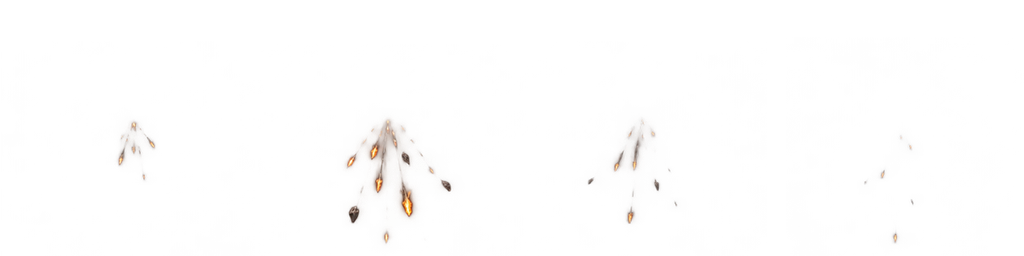
#> input picture godot/zasoby/3d/efekty/blok_iskry.png, 1024 x 256 px, given in place of e400f946b0ac1228df014b642838f615a1553b7b82bce44520078ba.webp, which was not available
$ python efekty_swiat.py ../../godot/zasoby/3d/efekty/blok_iskry.png ../../godot/zasoby/3d/efekty/ciecie.png
#> lines starting #> are read from the running program, lines starting #| are printed output that depends on the picture
# Efekty walki z arkuszy NightBrand (GRAFIKI_SWIAT/efekty) -> paski klatek PNG dla Godota.
# Arkusze 2560x2880 to siatka 8x9 komórek po 320 px; arkusz krwi 1774x887 to 4x2.
import sys, os
from PIL import Image
SRC, WYJ = sys.argv[1], sys.argv[2]
A7 = 'f86141e6be400f946b0ac1228df014b642838f615a1553b7b82bce44520078ba.webp'  # cięcia
A6 = 'b3ff692e2e82fbcef6a4532e54adea9eda780565db1a2ae91590ab212a55a0cc.webp'  # rozbłyski, iskry
A4 = 'ec46e83d933a2db80e3e82c795ba3a9ec7e50910bbdd085df486bc0be2b26d3e.png'   # krew
# nazwa -> (arkusz, kolumny, wiersze, wiersz, kolumny klatek)
PASKI = {
    'ciecie':      (A7, 8, 9, 4, [0, 1, 2, 3]),   # białe cięcie
    'ciecie_zar':  (A7, 8, 9, 5, [0, 1, 2, 3]),   # ogniste cięcie (ciężki cios, Piętno)
    'ciecie_krew': (A7, 8, 9, 6, [4, 5, 6, 7]),   # krwawe cięcie (trafienie)
    'parowanie':   (A6, 8, 9, 7, [2, 3, 4, 5]),   # gwiazda i pierścień iskier
    'riposta':     (A6, 8, 9, 6, [6, 7, 7, 7]),   # wybuch iskier
    'krew_bryzg':  (A4, 4, 2, 1, [0, 1, 2, 3]),   # bryzgi (warianty, nie animacja)
    'krew_kaluza': (A4, 4, 2, 0, [0, 1, 2, 3]),   # kałuże (warianty)
}
K = 256
os.makedirs(WYJ, exist_ok=True)
for nazwa, (ark, kol, wie, w, kl) in PASKI.items():
    im = Image.open(os.path.join(SRC, ark)).convert('RGBA')
#> im is the input picture: PIL image 1024x256 RGBA; mean R, G, B, A 4.3, 2.3, 1.2, 1.7
    cw, ch = im.width // kol, im.height // wie
#> cw = 128; ch = 28
    pasek = Image.new('RGBA', (K * len(kl), K), (0, 0, 0, 0))
#> pasek: PIL image 1024x256 RGBA; every value is 0
    for i, c in enumerate(kl):
        kom = im.crop((c * cw, w * ch, (c + 1) * cw, (w + 1) * ch))
        s = K / max(cw, ch)
        kom = kom.resize((int(cw * s), int(ch * s)), Image.LANCZOS)
        pasek.paste(kom, (i * K + (K - kom.width) // 2, (K - kom.height) // 2))
#> this loop made 4 passes
#> pass 1, `kom = im.crop((c * cw, w * ch, (c + 1) * cw, (w + 1) * ch))`:
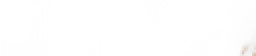
#> kom: PIL image 128x28 RGBA (shown 2 times larger); mean R, G, B, A 2.2, 1.1, 0.4, 0.7; transparent parts drawn white
#> pass 2, `kom = im.crop((c * cw, w * ch, (c + 1) * cw, (w + 1) * ch))`:
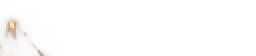
#> kom: PIL image 128x28 RGBA (shown 2 times larger); mean R, G, B, A 8.1, 4.6, 2.4, 2.6; transparent parts drawn white
#> after the loop:
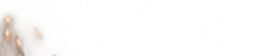
#> kom: PIL image 256x56 RGBA; mean R, G, B, A 18.1, 8.9, 4.7, 6.7; transparent parts drawn white
#> after the loop:
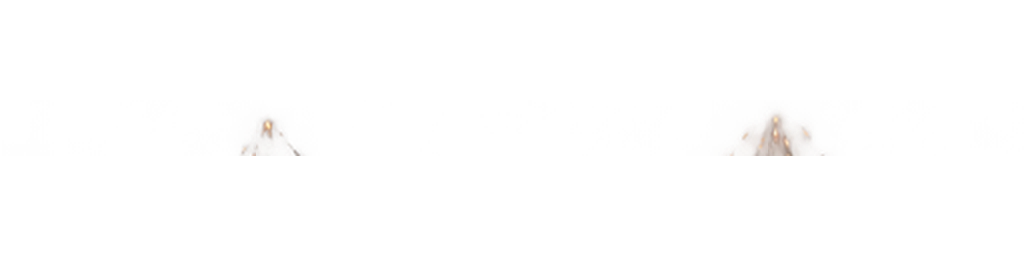
#> pasek: PIL image 1024x256 RGBA; mean R, G, B, A 2.2, 1.1, 0.6, 0.7; transparent parts drawn white
    pasek.save(os.path.join(WYJ, nazwa + '.png'))
    print('EFEKT', nazwa, len(kl))

# kałuże krwi jako osobne obrazy (Decal potrzebuje całej tekstury)
k = Image.open(os.path.join(WYJ, 'krew_kaluza.png'))
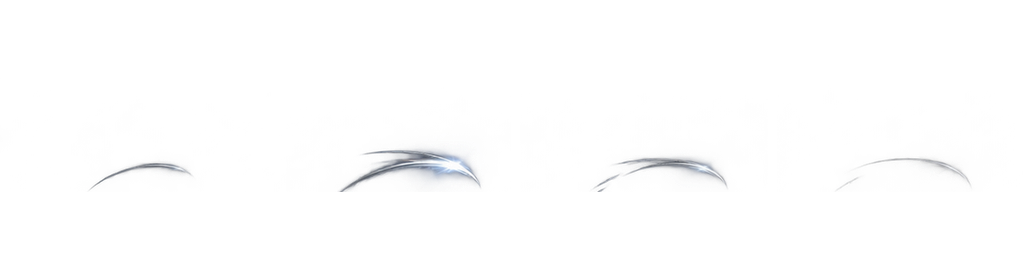
#> k: PIL image 1024x256 RGBA; mean R, G, B, A 5.4, 5.7, 6.4, 3; transparent parts drawn white
for i in range(4):
    k.crop((i * K, 0, (i + 1) * K, K)).save(os.path.join(WYJ, 'krew_kaluza_%d.png' % i))
#> this loop made 4 passes
#> pass 1, `k.crop((i * K, 0, (i + 1) * K, K)).save(os.path.join(WYJ, 'krew_kaluza..`:
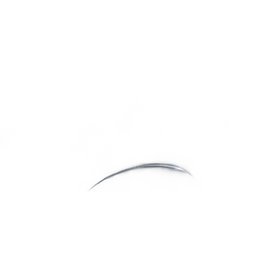
#> saved as krew_kaluza_0.png: PIL image 256x256 RGBA; mean R, G, B, A 1.5, 1.7, 2, 1.1; transparent parts drawn white
#> pass 2, `k.crop((i * K, 0, (i + 1) * K, K)).save(os.path.join(WYJ, 'krew_kaluza..`:
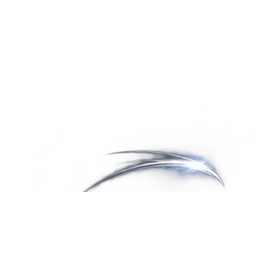
#> saved as krew_kaluza_1.png: PIL image 256x256 RGBA; mean R, G, B, A 11.7, 12.6, 14.2, 7.2; transparent parts drawn white
